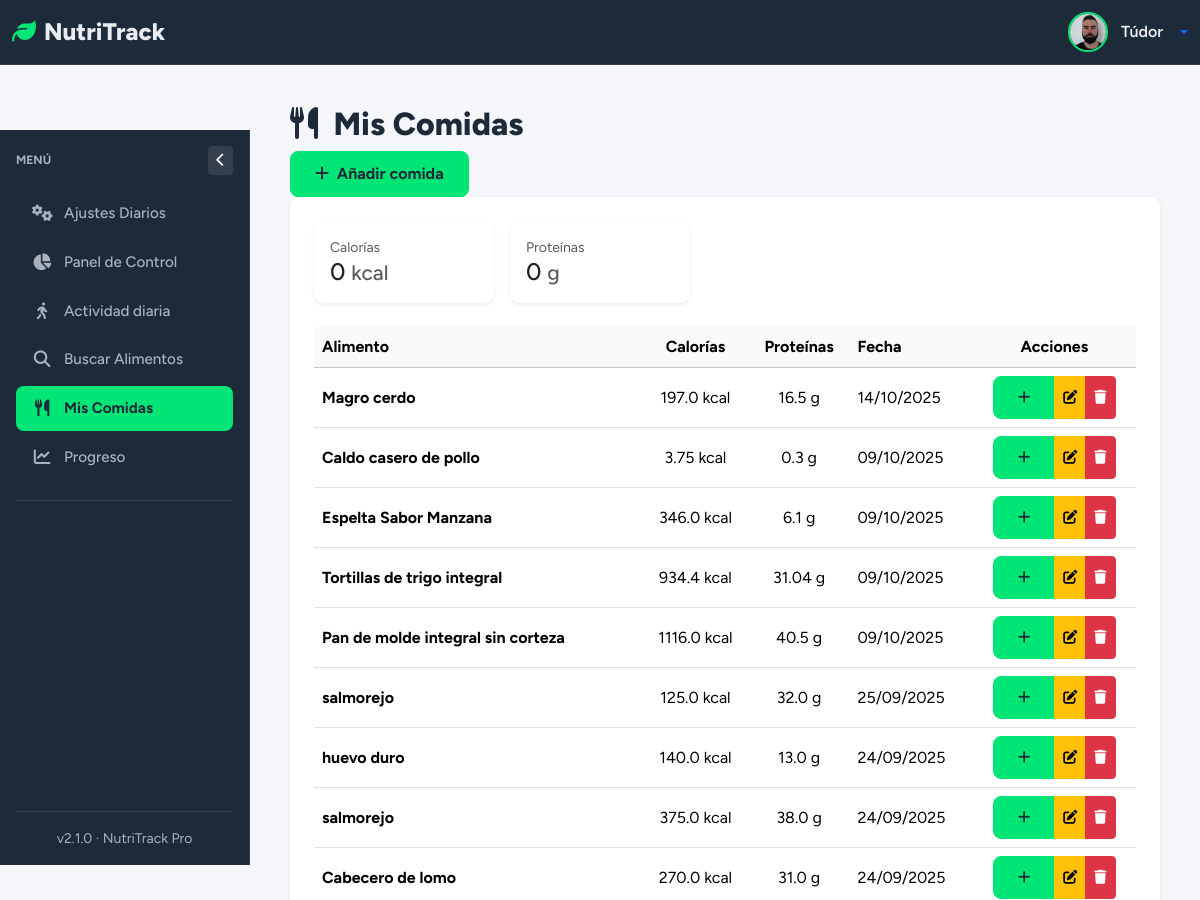
The app's page /mis-comidas (signed in, upper part), older data.
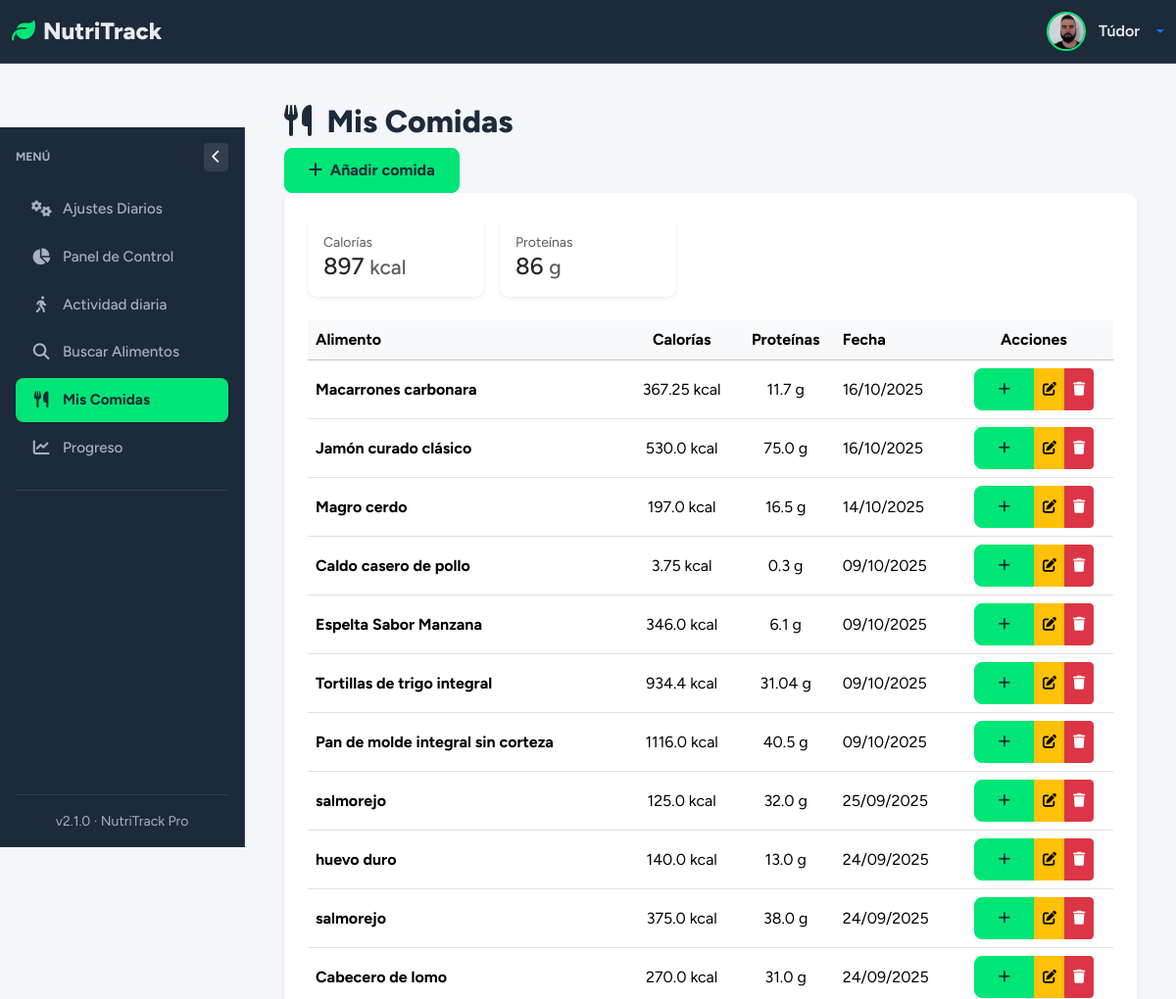
The same page, newer data.
### tables this page shows
CREATE TABLE "food_entries" (
	"id"	INTEGER,
	"user_id"	INTEGER NOT NULL,
	"food_name"	TEXT NOT NULL,
	"calories"	REAL,
	"proteins"	REAL,
	"fats"	REAL,
	"carbs"	REAL,
	"date"	TIMESTAMP DEFAULT CURRENT_TIMESTAMP,
	"created_at"	TEXT,
	PRIMARY KEY("id" AUTOINCREMENT),
	FOREIGN KEY("user_id") REFERENCES "loggin"("id")
);

### app/controllers/MyfoodsController.py (the view)
@app.route('/mis-comidas')
@login_required
def mis_comidas():
    try:
        comidas = get_comidas_by_user(current_user.id)
        totales = get_totales_diarios(current_user.id)
    except Exception as e:
        current_app.logger.exception("Error al obtener comidas: %s", e)
        flash("Error al cargar tus comidas. Intenta de nuevo más tarde.", "danger")
        comidas = []
        totales = {"total_calorias": 0, "total_proteinas": 0}
    return render_template(
        'Myfoods/mis_comidas.html',
        comidas=comidas,
        total_calorias=totales["total_calorias"],
        total_proteinas=totales["total_proteinas"]
    )

### app/__init__.py (called while the page is built)
@login_manager.user_loader
def load_user(user_id):
    return User.get_by_id(user_id)

@app.after_request
def add_security_headers(response):
    response.headers['Cache-Control'] = 'no-cache, no-store, must-revalidate, max-age=0'
    response.headers['Pragma'] = 'no-cache'
    response.headers['Expires'] = '0'
    response.headers['X-Content-Type-Options'] = 'nosniff'
    return response

### app/conexion.py (called while the page is built)
@contextmanager
def get_db_connection():
    conn = sqlite3.connect(DATABASE)
    conn.row_factory = sqlite3.Row  # Esto permite acceso como diccionario
    try:
        yield conn
    finally:
        conn.close()

@contextmanager
def get_db_cursor():
    with get_db_connection() as conn:
        cursor = conn.cursor()
        try:
            yield cursor
            conn.commit()
        except:
            conn.rollback()
            raise

### app/controllers/UsersController.py (called while the page is built)
@app.context_processor
def inject_prefs():
    if current_user.is_authenticated:
        prefs = get_user_preferences(current_user.id)  # función que recupera las prefs
        return dict(prefs=prefs)
    return dict(prefs=None)

### app/templates/Myfoods/mis_comidas.html (shortened to what this page needs)
{% extends "base.html" %}
{% block section %}
<div class="page-header">
    <h1 class="page-title">
        <i class="fas fa-utensils me-2"></i> Mis Comidas
    </h1>
    <a href="{{ url_for('agregar_comida_route') }}" class="btn btn-primary">
      <i class="fas fa-plus me-1"></i> Añadir comida
  </a>
</div>
<div class="card border-0 shadow-sm">
    <div class="card-body">
      {% if comidas %}
        <div class="d-flex gap-3 mb-4 flex-wrap">
          <div class="card p-3 shadow-sm" style="min-width:180px;">
            <small class="text-muted">Calorías</small>
            <div class="h4 mb-0">{{ total_calorias }} <small class="text-muted">kcal</small></div>
          </div>
          <div class="card p-3 shadow-sm" style="min-width:180px;">
            <small class="text-muted">Proteínas</small>
            <div class="h4 mb-0">{{ total_proteinas }} <small class="text-muted">g</small></div>
          </div>
        </div>
        <div class="table-responsive">
          <table class="table table-hover align-middle">
            <thead class="table-light">
              <tr>
                <th>Alimento</th>
                <th class="text-center">Calorías</th>
                <th class="text-center">Proteínas</th>
                <th>Fecha</th>
                <th class="text-center">Acciones</th>
              </tr>
            </thead>
            <tbody>
              {% for comida in comidas %}
              <tr>
                <td><strong>{{ comida['food_name'] }}</strong></td>
                <td class="text-center">{{ comida['calories'] }} kcal</td>
                <td class="text-center">{{ comida['proteins'] }} g</td>
                <td>{{ comida['date'] }}</td>
                <td class="text-center">
                  <div class="btn-group">
                    <button type="button" class="btn btn-sm btn-primary"
                                onclick="duplicarComida('{{ comida['id'] }}','{{ comida['food_name'] }}')">
                      <i class="fas fa-plus"></i>
                    </button>
                    <button type="button" class="btn btn-sm btn-warning"
                                onclick="editarComida('{{ comida['id'] }}','{{ comida['food_name'] }}','{{ comida['calories'] }}','{{ comida['proteins'] }}','{{ comida['carbs'] }}','{{ comida['fats'] }}','{{ comida['date_iso'] }}')">
                      <i class="fas fa-edit"></i>
                    </button>
                    <button type="button" class="btn btn-sm btn-danger"
                                onclick="eliminarComida('{{ comida['id'] }}','{{ comida['food_name'] }}')">
                      <i class="fas fa-trash"></i>
                    </button>
                  </div>
                </td>
              </tr>
              {% endfor %}
            </tbody>
          </table>
        </div>
      {% endif %}
    </div>
</div>
{% endblock %}

Row changes from the older to the newer data that the page shows:
added food_entries: food_name "Macarrones carbonara", calories "367.25", proteins "11.7", date "16/10/2025"
added food_entries: food_name "Jamón curado clásico", calories "530.0", proteins "75.0", date "16/10/2025"
Text that changed along with them:
{{ total_calorias }}: "0" → "897"
{{ total_proteinas }}: "0" → "86"
